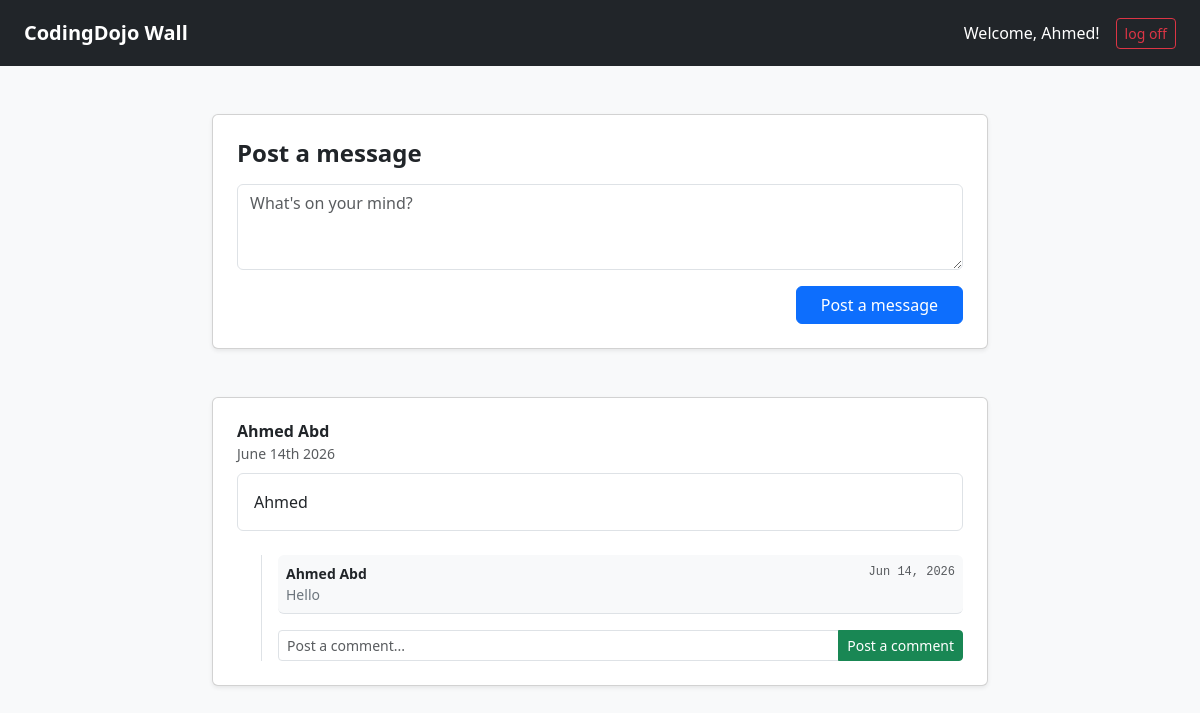
The app's page /wall/ (signed in) with its own data.
### login_register_app/models.py (models this page shows, shortened)
class User(models.Model):
    first_name = models.CharField(max_length=255)
    last_name = models.CharField(max_length=255)
    email = models.CharField(max_length=255)
    password = models.CharField(max_length=255)
    birthday = models.DateField()
    created_at = models.DateTimeField(auto_now_add=True)
    updated_at = models.DateTimeField(auto_now=True)
    objects = UserManager()

### wall_app/models.py (models this page shows)
class Message(models.Model):
    user = models.ForeignKey(User, on_delete=models.CASCADE, related_name="messages")
    message = models.TextField()
    created_at = models.DateTimeField(auto_now_add=True)
    updated_at = models.DateTimeField(auto_now=True)
    objects = MessageManager()
    def can_be_deleted(self):
        return timezone.now() < self.created_at + timedelta(minutes=30)

class Comment(models.Model):
    message = models.ForeignKey(Message, on_delete=models.CASCADE, related_name="comments")
    user = models.ForeignKey(User, on_delete=models.CASCADE, related_name="comments")
    comment = models.TextField()
    created_at = models.DateTimeField(auto_now_add=True)
    updated_at = models.DateTimeField(auto_now=True)
    objects = CommentManager()

### wall_app/views.py (the view)
# urls.py: path("", views.wall_index, name="wall"),
def wall_index(request):
    if 'user_id' not in request.session:
        return redirect("/")
    context = {
        "current_user": User.objects.get(id=request.session['user_id']),
        "all_messages": Message.objects.all().order_by('-created_at')
    }
    return render(request, "wall.html", context)

### wall_app/templates/wall.html (shortened to what this page needs)
<!doctype html>
<html lang="en">
  <head>
    <link
      href="https://cdn.jsdelivr.net/npm/bootstrap@5.3.0/dist/css/bootstrap.min.css"
      rel="stylesheet"
    />
  </head>
  <body class="bg-light">
    <nav class="navbar navbar-dark bg-dark px-4 py-3">
      <span class="navbar-brand mb-0 h1 fw-bold">CodingDojo Wall</span>
      <div class="d-flex align-items-center gap-3">
        <span class="text-white">Welcome, {{ current_user.first_name }}!</span>
        <a href="/logout" class="btn btn-outline-danger btn-sm">log off</a>
      </div>
    </nav>
    <div class="container my-5" style="max-width: 800px">
      <div class="card p-4 mb-5 shadow-sm">
        <h4 class="fw-bold mb-3">Post a message</h4>
        <form action="/wall/post_message" method="POST">
          <textarea
            name="message"
            class="form-control mb-3"
            rows="3"
            required
            placeholder="What's on your mind?"
          ></textarea>
          <button type="submit" class="btn btn-primary float-end px-4">
            Post a message
          </button>
        </form>
      </div>
      {% for msg in all_messages %}
      <div class="card p-4 mb-4 shadow-sm">
        <div class="d-flex justify-content-between align-items-start mb-2">
          <div>
            <h6 class="fw-bold mb-0">
              {{ msg.user.first_name }} {{ msg.user.last_name }}
            </h6>
            <small class="text-muted">{{ msg.created_at|date:"F jS Y" }}</small>
          </div>
        </div>
        <p class="text-dark bg-white p-3 rounded border mb-4">
          {{ msg.message }}
        </p>
        <div class="ms-4 border-start ps-3">
          {% for comment in msg.comments.all %}
          <div class="mb-3 bg-light p-2 rounded border-bottom">
            <div class="d-flex justify-content-between">
              <strong class="small"
                >{{ comment.user.first_name }}
                {{comment.user.last_name}}</strong
              >
              <small
                class="text-muted font-monospace"
                style="font-size: 0.75rem"
                >{{ comment.created_at|date:"M j, Y" }}</small
              >
            </div>
            <p class="mb-0 small text-secondary">{{ comment.comment }}</p>
          </div>
          {% endfor %}
          <form
            action="/wall/post_comment/{{ msg.id }}"
            method="POST"
            class="mt-3"
          >
            <div class="input-group input-group-sm">
              <input
                type="text"
                name="comment"
                class="form-control"
                placeholder="Post a comment..."
                required
              />
              <button class="btn btn-success" type="submit">
                Post a comment
              </button>
            </div>
          </form>
        </div>
      </div>
      {% empty %}
      <p class="text-center text-muted">
        No messages posted yet. Be the first!
      </p>
      {% endfor %}
    </div>
  </body>
</html>

### records on screen
User: first_name "Ahmed"
Message: user.first_name "Ahmed", user.last_name "Abd", created_at "June 14th 2026", message "Ahmed"
Comment: user.first_name "Ahmed", user.last_name "Abd", created_at "Jun 14, 2026", comment "Hello"
